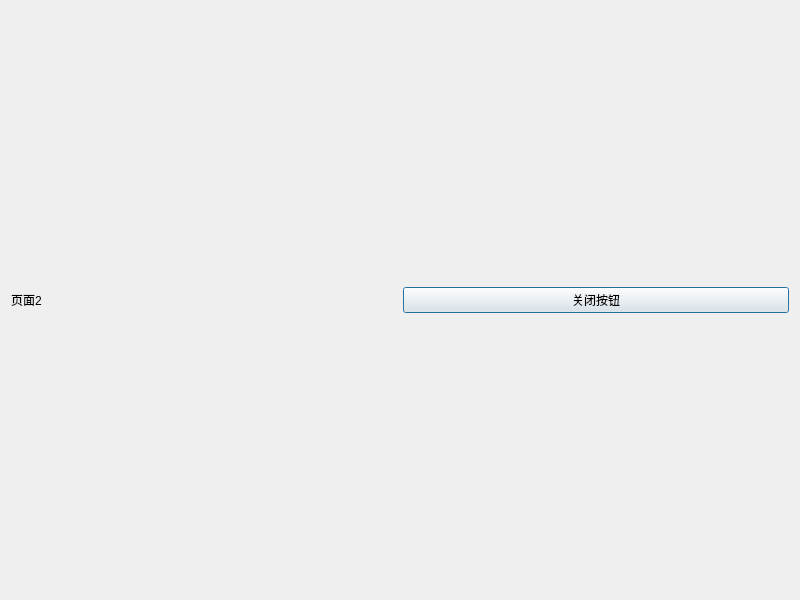
<?xml version="1.0" encoding="UTF-8"?>
<ui version="4.0">
 <class>window_two</class>
 <widget class="QDialog" name="window_two">
  <property name="geometry">
   <rect>
    <x>0</x>
    <y>0</y>
    <width>800</width>
    <height>600</height>
   </rect>
  </property>
  <property name="windowTitle">
   <string>Dialog</string>
  </property>
  <layout class="QGridLayout" name="gridLayout">
   <item row="0" column="0">
    <widget class="QLabel" name="label">
     <property name="text">
      <string>页面2</string>
     </property>
    </widget>
   </item>
   <item row="0" column="1">
    <widget class="QPushButton" name="closeBtn">
     <property name="text">
      <string>关闭按钮</string>
     </property>
    </widget>
   </item>
  </layout>
 </widget>
 <resources/>
 <connections/>
</ui>
